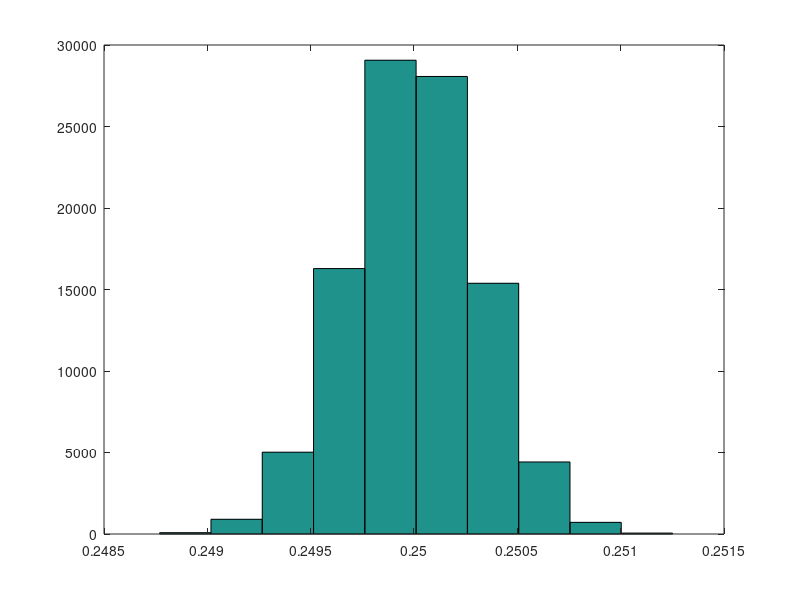
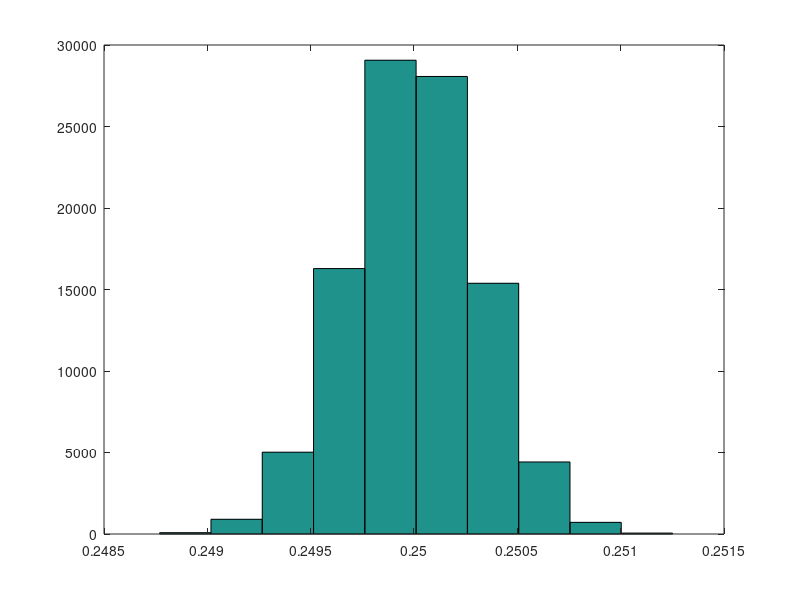
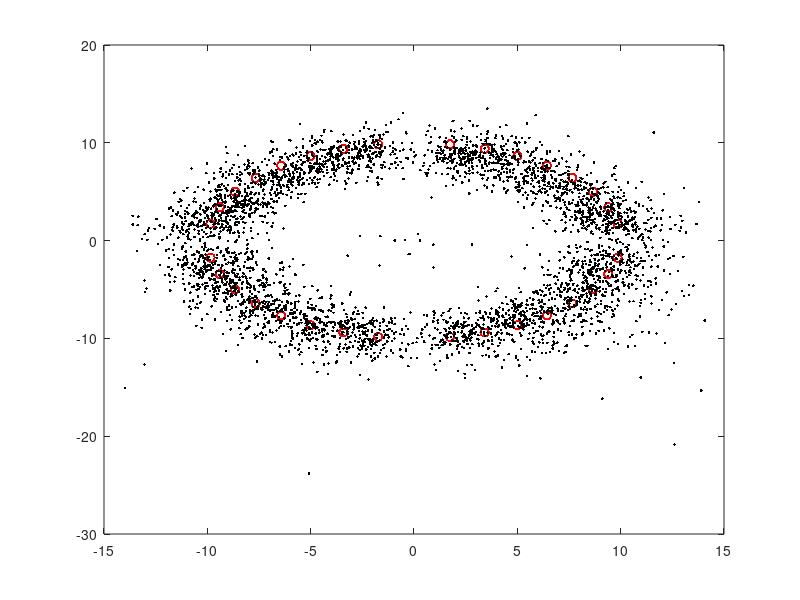
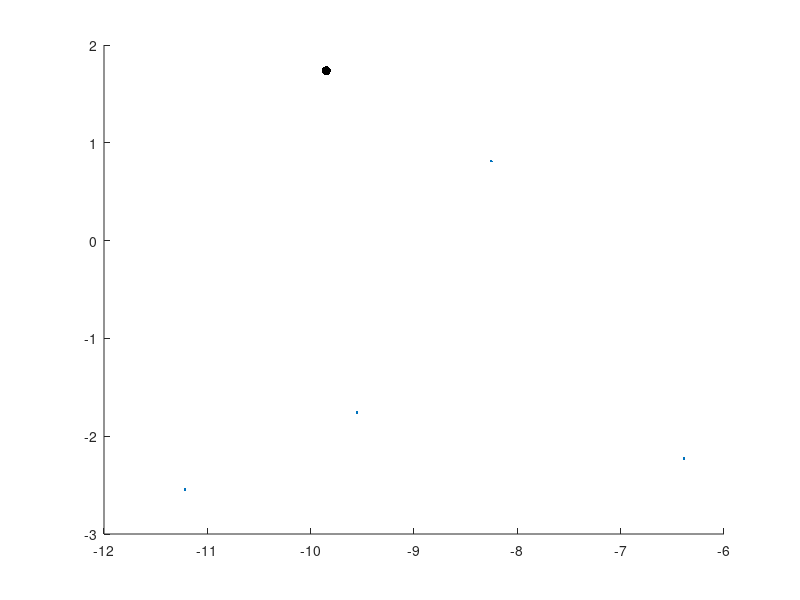

The MATLAB script that drew these images, in order: (Note: this script raises an error after producing the figures.)
%% understanding Jbar, tau, and sigma

sigma = 5;
Jbar = 16;
tau = .0001;

nSamps = 1e5;
samps = sqrt(1./gamrnd(Jbar/tau,tau,1,nSamps));

hist(1./samps.^2)
hist(samps)

figure; hist(samps)
mean(samps)

%% ==========================================================
%             STUFF WITH ACTUAL DATA!
% ===========================================================
% 08.25.2016

% load in data file
load('group_data.mat')

% rename useful columns of group_data.mat
data_subj = group_data(:,1);
data_priority = group_data(:,2);
data_discsize = group_data(:,4);
response_x = group_data(:,6);
response_y = group_data(:,7);
target_x = 10*cosd(group_data(:,13)); % x location
target_y = 10*sind(group_data(:,13)); % y location

% % delete nans (and potentially also trials where targt and response are not in same quadrant)
% idx = find(sign(response_x) ~= sign(target_x));
% idx = unique([idx; find(sign(response_y) ~= sign(target_y))]);
idx = find(isnan(response_x) | isnan(response_y) | isnan(target_x) | isnan(target_y)  );
response_x(idx) = [];
response_y(idx) = [];
target_x(idx) = [];
target_y(idx) = [];
data_priority(idx) = [];
data_subj(idx) = [];
data_discsize(idx) = [];

% % project everything onto first quadrant
% sign_x = sign(target_x);
% sign_y = sign(target_y);
% response_x = response_x.*sign_x;
% response_y = response_y.*sign_y;
% target_x = target_x.*sign_x;
% target_y = target_y.*sign_y;

% priority and subject numbers
priorityVec = unique(data_priority); % priority condition
nPriorities = length(priorityVec);
titleVec = {'low','med','high'};
subjVec = unique(data_subj);
nSubj = length(subjVec);

% changing to polar coordinates
[target_theta, target_rho] = cart2pol(target_x,target_y);
[response_theta, response_rho] = cart2pol(response_x,response_y);

% errors
error_x = response_x - target_x;
error_y = response_y - target_y;
error_euclid = sqrt(error_x.^2 + error_y.^2);
error_rho = response_rho - target_rho;
error_theta = response_theta - target_theta;



%% plot raw data (targets and responses)
figure;
plot(target_x,target_y,'ro')
hold on; 
plot(response_x,response_y,'k.')

%% plotting mean and covariance plot of each of 8 target locations
% best if you project onto one quadrant (see section above)

for isubj = 1:nSubj
    subjnum = subjVec(isubj);
    
    for ipriority = 1:nPriorities;
        priority = priorityVec(ipriority);
        
        figure;
        targets_x = unique(target_x);
        for itarget = 1:length(targets_x);
            currtarget_y = target_y(find(target_x == targets_x(itarget),1,'first')); % value of corresponding y_cordingate
            idxx = target_x == targets_x(itarget); % trials which have the correct target
            idxxx = idxx & (data_priority == priority) & (data_subj == subjnum); % correct target, priority condition, and subject number
            
            hold on;
            plot(targets_x(itarget),currtarget_y,'k.','MarkerSize',20)
            plot(response_x(idxxx),response_y(idxxx),'.')
            
            % get and plot cov circle for each target
            responses = [response_x(idxxx) response_y(idxxx)];
            covMat = cov(responses);
            circle = bsxfun(@plus,mean(responses),[cos(linspace(0,2*pi,50))' sin(linspace(0,2*pi,50))']*covMat);
            plot(circle(:,1),circle(:,2),'Color',aspencolors('coral')); % plot covariance circle
            
        end
        defaultplot;
        title(['subj' num2str(subjnum) ' ' titleVec{ipriority} ' priority'])
        axis equal
%         savefig(gcf,['subj' num2str(subjnum) '_' titleVec{ipriority} ])
%         savefig(gcf,['subj' num2str(subjnum) '_' titleVec{ipriority} '.png' ])
    end
end


%% main effects of error and disc size from priority

discsizeMat = nan(nSubj,nPriorities);
euclideanerrorMat = discsizeMat;
rhoerrorMat = discsizeMat; thetaerrorMat = discsizeMat;
for isubj = 1:nSubj;
    subjnum = subjVec(isubj);
    
    for ipriority = 1:nPriorities;
        priority = priorityVec(ipriority);
        
        idx = (data_subj == subjnum) & (data_priority == priority); % indices of trials for current subject
        
        % mean euclidean error
        euclideanerrorMat(isubj,ipriority) = mean(error_euclid(idx));
        
        % mean other errors
        rhoerrorMat(isubj,ipriority) = mean(error_rho(idx));
        thetaerrorMat(isubj,ipriority) = mean(error_theta(idx));
        
        % mean disc size
        discsizeMat(isubj,ipriority) = mean(data_discsize(idx));
    end
    
end


figure;
meaneucliderror = mean(euclideanerrorMat);
semeucliderror = std(euclideanerrorMat)/sqrt(nSubj);
errorbar(meaneucliderror,semeucliderror,'k')
set(gca,'XTick',[1 2 3],'XTickLabel',[0.1 0.3 0.6])
xlabel('priority'); title('euclidean error'); defaultplot;

figure;
meandiscsize = mean(discsizeMat);
semdiscsize = std(discsizeMat)/sqrt(nSubj);
errorbar(meandiscsize,semdiscsize,'k')
set(gca,'XTick',[1 2 3],'XTickLabel',[0.1 0.3 0.6])
xlabel('priority'); title('discsize'); defaultplot;

%% plotting bias as a function of priority across or within each subject

aveplot = 1;
indvlplot = 0;

biasVec_theta = nan(nSubj,nPriorities);
varVec_theta = nan(nSubj,nPriorities);
biasVec_rho = nan(nSubj,nPriorities);
varVec_rho = nan(nSubj,nPriorities);
for isubj = 1:nSubj % for each subject
    subjnum = subjVec(isubj);
    
    for ipriority = 1:nPriorities % for each priority
        priority = priorityVec(ipriority);
        idx = (data_subj == subjnum) & (data_priority == priority); % indices of trials for current subject
        
        % calculating bias and variance of rho and theta
        biasVec_rho(isubj,ipriority) = mean(error_rho(idx));
        varVec_rho(isubj,ipriority) = var(error_rho(idx));
        biasVec_theta(isubj,ipriority) = mean(error_theta(idx));
        varVec_theta(isubj,ipriority) = var(error_theta(idx));
    end
    
    if (indvlplot)
        figure;
        subplot(2,2,1); 
        plot(biasVec_rho(isubj,:),'ko')
        title('bias rho')
        defaultplot;
        
        subplot(2,2,2); 
        plot(biasVec_theta(isubj,:),'ko')
        title('bias theta')
        defaultplot;
        
        subplot(2,2,3); 
        plot(varVec_rho(isubj,:),'ko')
        title('variance rho')
        defaultplot;
        
        subplot(2,2,4); 
        plot(varVec_theta(isubj,:),'ko')
        title('variance theta')
        defaultplot;
        
        pause;
    end
end

if (aveplot)
    figure;
    subplot(2,2,1);
    mean_bias_rho = mean(biasVec_rho);
    sem_bias_rho = std(biasVec_rho)/sqrt(size(biasVec_rho,1));
    errorbar(mean_bias_rho,sem_bias_rho,'k')
    set(gca,'XTick',[1 2 3],'XTickLabel',[0.1 0.3 0.6])
    xlabel('priority'); title('bias rho'); defaultplot;
    
    subplot(2,2,2);
    mean_bias_theta = mean(biasVec_theta);
    sem_bias_theta = std(biasVec_theta)/sqrt(size(biasVec_theta,1));
    errorbar(mean_bias_theta,sem_bias_theta,'k')
    set(gca,'XTick',[1 2 3],'XTickLabel',[0.1 0.3 0.6])
    xlabel('priority'); title('bias theta'); defaultplot;
    
    subplot(2,2,3);
    mean_var_rho = mean(varVec_rho);
    sem_var_rho = std(varVec_rho)/sqrt(size(varVec_rho,1));
    errorbar(mean_var_rho,sem_var_rho,'k')
    set(gca,'XTick',[1 2 3],'XTickLabel',[0.1 0.3 0.6])
    xlabel('priority'); title('variance rho'); defaultplot;
    
    subplot(2,2,4);
    mean_var_theta = mean(varVec_theta);
    sem_var_theta = std(varVec_theta)/sqrt(size(varVec_theta,1));
    errorbar(mean_var_theta,sem_var_theta,'k')
    set(gca,'XTick',[1 2 3],'XTickLabel',[0.1 0.3 0.6])
    xlabel('priority'); title('variance theta'); defaultplot;
end

%% scatterplot of disc size vs error (euclidean or circular tangential)

plot(data_discsize,error_euclid,'.')

%% plot of variances for different priorities (with cov matrix)

% project everything onto first quadrant (may or may not have already done
% this)
sign_x = sign(target_x);
sign_y = sign(target_y);
response_x = response_x.*sign_x;
response_y = response_y.*sign_y;
target_x = target_x.*sign_x;
target_y = target_y.*sign_y;

% changing to polar coordinates
[target_theta, target_rho] = cart2pol(target_x,target_y);
[response_theta, response_rho] = cart2pol(response_x,response_y);

% collapse them all onto the same spot
error_x = response_x - target_x;
error_y = response_y - target_y;

colorVec = {'r','b','k'};
figure; 
for ipriority = 1:nPriorities
    priority = priorityVec(ipriority);
    idx = (data_priority == priority); % indices of trials for current priority
    
    % plot target and responses
    subplot(2,2,ipriority); hold on
    plot(error_x(idx),error_y(idx),'.','Color',[0.7 0.7 0.7]) % errors
    plot(0,0,'k.','MarkerSize',14) % target
    title(num2str(priority))
    defaultplot
    
    % plot covariance matrix
    covMat = cov([error_x(idx) error_y(idx)]);
    circle = bsxfun(@plus,mean([error_x(idx) error_y(idx)]),[cos(linspace(0,2*pi,50))' sin(linspace(0,2*pi,50))']*covMat);
    plot(circle(:,1),circle(:,2),colorVec{ipriority}); % plot covariance circle
    
    % plot just covariance matrices on top of one another
    subplot(2,2,4); hold on
    plot(circle(:,1),circle(:,2),colorVec{ipriority}); % plot covariance circle
    axis([-10 10 -20 20])
    defaultplot
end


%% plotting quantile bins of error with discsize

nQuantiles = 4;
meandiscsizeVec = nan(nSubj,nPriorities,nQuantiles);
meaneuclideanerrorVec = meandiscsizeVec; 
meanangularerrorVec = meandiscsizeVec;

for isubj = 1:nSubj
    subjnum = subjVec(isubj);
    
    for ipriority = 1:nPriorities
        priority = priorityVec(ipriority);
        
        idx = (data_subj == subjnum) & (data_priority == priority); % correct subject number and priority
        
        % get the relevant informtion for current subject and priority
        discsize = data_discsize(idx);
        euclideanerror = error_euclid(idx);
        angularerror = error_theta(idx);
        
        % sort by increasing discsize
        [discsize, I] = sort(discsize);
        euclideanerror = euclideanerror(I);
        angularerror = angularerror(I);
        
        % chop up into quantiles
        ndatapoints = length(discsize);
        idx_quantile = [0 round([1:nQuantiles].*(ndatapoints/nQuantiles))];

        for iquantile = 1:nQuantiles
            meandiscsizeVec(isubj,ipriority,iquantile) = mean(discsize(idx_quantile(iquantile)+1:idx_quantile(iquantile+1)));
            meaneuclideanerrorVec(isubj,ipriority,iquantile) = mean(euclideanerror(idx_quantile(iquantile)+1:idx_quantile(iquantile+1)));
            meanangularerrorVec(isubj,ipriority,iquantile) = mean(angularerror(idx_quantile(iquantile)+1:idx_quantile(iquantile+1)));
        end
        
    end
end

% means and SEMs across subjects
mean_discsize = squeeze(mean(meandiscsizeVec));
mean_euclideanerror = squeeze(mean(meaneuclideanerrorVec));
mean_angularerror = squeeze(mean(meanangularerrorVec));
sem_discsize = squeeze(std(meandiscsizeVec))/sqrt(nSubj);
sem_euclideanerror = squeeze(std(meaneuclideanerrorVec))/sqrt(nSubj);
sem_angularerror = squeeze(std(meanangularerrorVec))/sqrt(nSubj);

% plot euclidean error
colorVec = {'r','b','k'};
figure; hold on;
for ipriority = 1:nPriorities;
    errorbar(mean_euclideanerror(ipriority,:),sem_euclideanerror(ipriority,:),colorVec{ipriority});
end
defaultplot;
ylabel('euclidean error')
xlabel('disc size quantile')


% plot
figure; hold on;
for ipriority = 1:nPriorities;
    errorbar(mean_angularerror(ipriority,:),sem_angularerror(ipriority,:),colorVec{ipriority});
end
defaultplot;
ylabel('angular error')
xlabel('disc size quantile')
